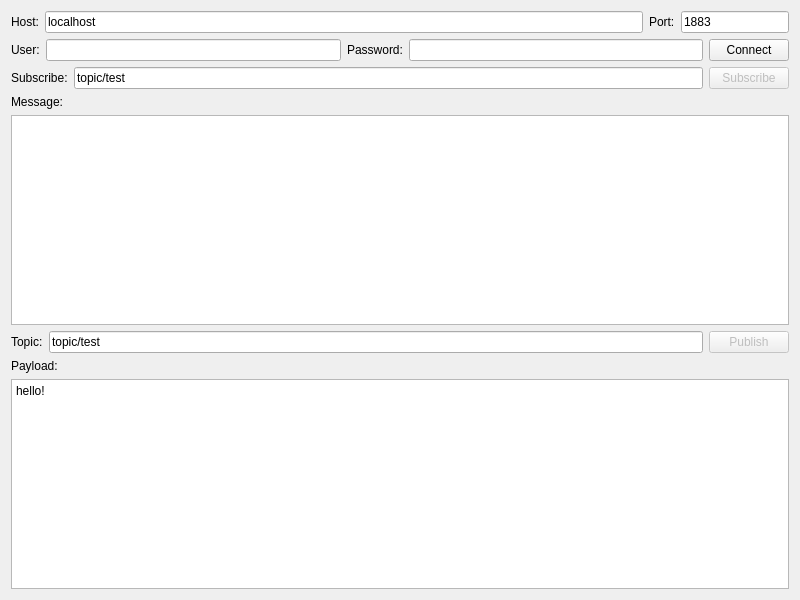
<?xml version="1.0" encoding="UTF-8"?>
<ui version="4.0">
 <class>Widget</class>
 <widget class="QWidget" name="Widget">
  <property name="geometry">
   <rect>
    <x>0</x>
    <y>0</y>
    <width>800</width>
    <height>600</height>
   </rect>
  </property>
  <property name="windowTitle">
   <string>Widget</string>
  </property>
  <layout class="QVBoxLayout" name="verticalLayout">
   <item>
    <layout class="QHBoxLayout" name="horizontalLayout_2">
     <item>
      <widget class="QLabel" name="label">
       <property name="text">
        <string>Host:</string>
       </property>
      </widget>
     </item>
     <item>
      <widget class="QLineEdit" name="lineEditHost">
       <property name="text">
        <string>localhost</string>
       </property>
      </widget>
     </item>
     <item>
      <widget class="QLabel" name="label_2">
       <property name="text">
        <string>Port:</string>
       </property>
      </widget>
     </item>
     <item>
      <widget class="QLineEdit" name="lineEditPort">
       <property name="sizePolicy">
        <sizepolicy hsizetype="Fixed" vsizetype="Fixed">
         <horstretch>0</horstretch>
         <verstretch>0</verstretch>
        </sizepolicy>
       </property>
       <property name="maximumSize">
        <size>
         <width>200</width>
         <height>16777215</height>
        </size>
       </property>
       <property name="text">
        <string>1883</string>
       </property>
      </widget>
     </item>
    </layout>
   </item>
   <item>
    <layout class="QHBoxLayout" name="horizontalLayout">
     <item>
      <widget class="QLabel" name="label_3">
       <property name="text">
        <string>User:</string>
       </property>
      </widget>
     </item>
     <item>
      <widget class="QLineEdit" name="lineEditUser">
       <property name="text">
        <string/>
       </property>
      </widget>
     </item>
     <item>
      <widget class="QLabel" name="label_4">
       <property name="text">
        <string>Password:</string>
       </property>
      </widget>
     </item>
     <item>
      <widget class="QLineEdit" name="lineEditPassword">
       <property name="text">
        <string/>
       </property>
      </widget>
     </item>
     <item>
      <widget class="QPushButton" name="pushButtonConnect">
       <property name="text">
        <string>Connect</string>
       </property>
      </widget>
     </item>
    </layout>
   </item>
   <item>
    <layout class="QHBoxLayout" name="horizontalLayout_3">
     <item>
      <widget class="QLabel" name="label_5">
       <property name="text">
        <string>Subscribe:</string>
       </property>
      </widget>
     </item>
     <item>
      <widget class="QLineEdit" name="lineEditSubscribe">
       <property name="text">
        <string>topic/test</string>
       </property>
      </widget>
     </item>
     <item>
      <widget class="QPushButton" name="pushButtonSubscribe">
       <property name="enabled">
        <bool>false</bool>
       </property>
       <property name="text">
        <string>Subscribe</string>
       </property>
      </widget>
     </item>
    </layout>
   </item>
   <item>
    <widget class="QLabel" name="label_8">
     <property name="text">
      <string>Message:</string>
     </property>
    </widget>
   </item>
   <item>
    <widget class="QPlainTextEdit" name="plainTextEditSubscribePayload"/>
   </item>
   <item>
    <layout class="QHBoxLayout" name="horizontalLayout_4">
     <item>
      <widget class="QLabel" name="label_6">
       <property name="text">
        <string>Topic:</string>
       </property>
      </widget>
     </item>
     <item>
      <widget class="QLineEdit" name="lineEditTopic">
       <property name="text">
        <string>topic/test</string>
       </property>
      </widget>
     </item>
     <item>
      <widget class="QPushButton" name="pushButtonPublish">
       <property name="enabled">
        <bool>false</bool>
       </property>
       <property name="text">
        <string>Publish</string>
       </property>
      </widget>
     </item>
    </layout>
   </item>
   <item>
    <widget class="QLabel" name="label_7">
     <property name="text">
      <string>Payload:</string>
     </property>
    </widget>
   </item>
   <item>
    <widget class="QPlainTextEdit" name="plainTextEditPublishPayload">
     <property name="plainText">
      <string>hello!</string>
     </property>
    </widget>
   </item>
  </layout>
 </widget>
 <resources/>
 <connections/>
</ui>
